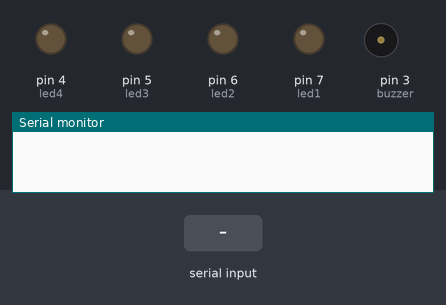
A sketch run on a simulated Arduino Uno, built with avr-gcc and run on an emulated ATmega328P. Shown: output pins drawn as LEDs (lit = HIGH), buzzer (waves = sounding, pin HIGH), the last lines printed to the serial monitor. The test bench sets the inputs (shaded band).

Above: at 1.2 s.
1.3 s: "SwitchOnHeater" received over Serial
At 3.4 s:
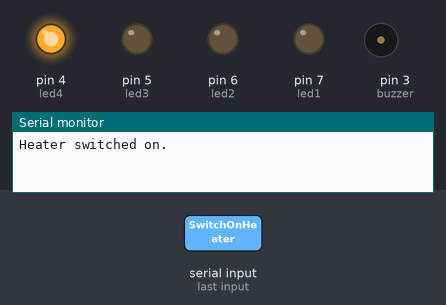
6.3 s: "SwitchOffHeater" received over Serial
At 8.5 s:
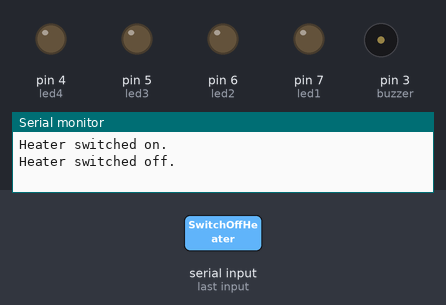
Timing chart, 0 to 10.0 s (numbered marks = the images above; inputs shaded):
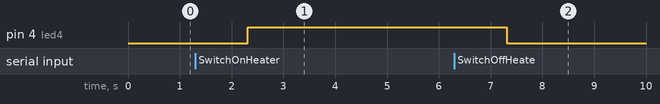

The sketch:

receiver.ino
```cpp
#include <DHT.h>

// # Write code to control Rich Shield sensors on the Arduino using Python code on the laptop by defining
// # and implementing your own protocol i.e. a set of text messages like: GetTemperature, GetHumidity,
// # GetBrightness, SwitchOnHeater (the red LED) and SwitchOffHeater.

// import serial

// def print_menu():
//     print("Welcome to the Rich Shield Sensor Control System!")
//     print("Press 'G' to get temperature.")
//     print("Press 'H' to get humidity.")
//     print("Press 'B' to get brightness.")
//     print("Press 'O' to switch on heater.")
//     print("Press 'F' to switch off heater.")
//     print("Press 'Q' to quit.")

// def main():
//     ser = serial.Serial('/dev/cu.usbserial-1230', 9600, timeout=1)
//     while True:
//         print_menu()
//         choice = input("Enter choice: ")
//         if choice == "G":
//             ser.write(b'GetTemperature')
//             print(ser.readline().decode().strip())
//         elif choice == "H":
//             ser.write(b'GetHumidity')
//             print(ser.readline().decode().strip())
//         elif choice == "B":
//             ser.write(b'GetBrightness')
//             print(ser.readline().decode().strip())
//         elif choice == "O":
//             ser.write(b'SwitchOnHeater')
//             print(ser.readline().decode().strip())
//         elif choice == "F":
//             ser.write(b'SwitchOffHeater')
//             print(ser.readline().decode().strip())
//         elif choice == "Q":
//             break
//         else:
//             print("Invalid choice. Please try again.")

// if __name__ == "__main__":
//     main()

// LED1 (yellow): D7
// LED2 (blue): D6
// LED3 (green): D5
// LED4 (red): D4
// Buzzer: D3
// LDR (light sensor): A2
// TM1637 Segment display with 4 characters and decimal points: D10 (CLK from TM1637), D11 (DIN  from TM1637)
// Two push buttons: K1 on D9, K2 on D8
// NTC (temperature sensor): A1
// Potentiometer: A0
// Voltage sensor (voltage divider): A3
// DHT11 Sensor: D12
// IR receiver: D2
// 24C02 EEPROM: I2C pins (standard SCK and SDA pins)

int led1 = 7;
int led2 = 6;
int led3 = 5;
int led4 = 4;

int buzzer = 3;
int ldr = A2;
int tm1637_clk = 10;
int tm1637_din = 11;
int button1 = 9;
int button2 = 8;
int ntc = A1;
int pot = A0;
int voltage = A3;
int dht11 = 12;
int ir = 2;

#include <TM1637Display.h>
#include <Wire.h>
#include <EEPROM.h>

#define DHTTYPE DHT11 // DHT 11
DHT dht(dht11, DHTTYPE);


TM1637Display display(tm1637_clk, tm1637_din);

void setup() {
  Serial.begin(9600);
  pinMode(led1, OUTPUT);
  pinMode(led2, OUTPUT);
  pinMode(led3, OUTPUT);
  pinMode(led4, OUTPUT);
  pinMode(buzzer, OUTPUT);
  pinMode(button1, INPUT);
  pinMode(button2, INPUT);
  pinMode(ir, INPUT);
  dht.begin();
}

void loop() {
  if (Serial.available() > 0) {
    String command = Serial.readString();
    if (command == "GetTemperature") {
      Serial.println(getTemperature());
    } else if (command == "GetHumidity") {
      Serial.println(getHumidity());
    } else if (command == "GetBrightness") {
      Serial.println(getBrightness());
    } else if (command == "SwitchOnHeater") {
      switchOnHeater();
      Serial.println("Heater switched on.");
    } else if (command == "SwitchOffHeater") {
      switchOffHeater();
      Serial.println("Heater switched off.");
    } else {
      Serial.println("Invalid command.");
    }
  }
}

float getTemperature() {
  return dht.readTemperature();
}

float getHumidity() {
  return dht.readHumidity();
}

int getBrightness() {
  return analogRead(ldr);
}

void switchOnHeater() {
  digitalWrite(led4, HIGH);
}

void switchOffHeater() {
  digitalWrite(led4, LOW);
}
```

Measured:
- after the input at 1.3 s, pin 4 (led4): LOW → HIGH after 1.0 s
- after the input at 6.3 s, pin 4 (led4): HIGH → LOW after 1.0 s
